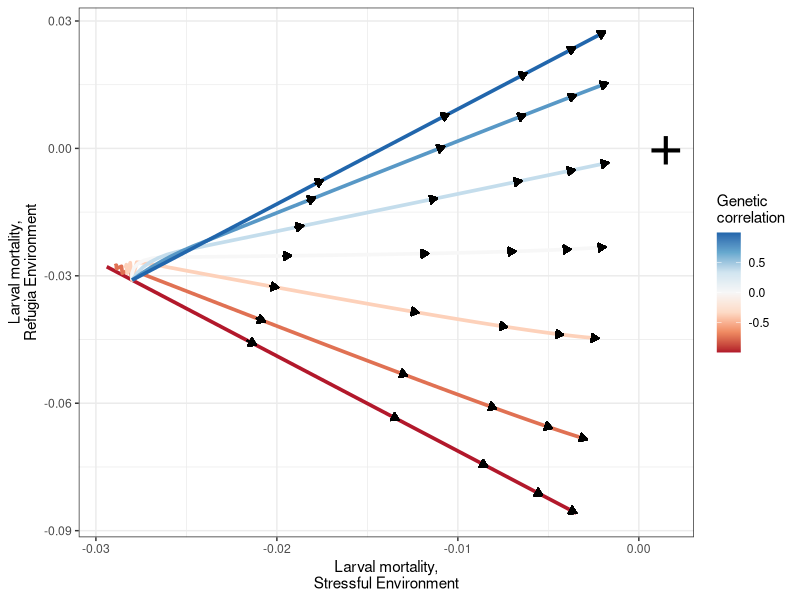

The R source for this figure:
library(MASS)
library(car)
library(sfsmisc)
library(ggplot2)
library(grid)

##choose parameter values
#env1 = hot/stress env; env2 = control/refugia env
gen=100  #total number of generations to run
gen2100=15  #number of generations completed by the year 2100
gen2050=6   #by 2050
theta = c(0.0015,0.0015) #optimum trait values
zbar1.start=-0.028 #mean trait value in stressful env.
zbar2.start=-0.031 #mean trait value in refugia env.
G11=0.001197 #additive genetic variance in stressful env.
G22=0.006 
P11=0.013 #phenotypic variance ...
P22=0.03
omega1=3*P11 #width of the fitness function
omega2=3*P22
r12=c(0.999, 0.75, 0.375, 0, -0.375, -0.75, -0.999)   #genetic correlation

##determine qs (proportion population inhabiting stressful environment) for first gen2100 generations
#rcp 2.6 (linear increase from 0.001 to 0.98 until 2050, then remain at 0.98 for remaining generations)
delta.q <- (0.98-0.001)/gen2050
curr.q <- 0.001
for (k in 1:gen2050) {
	new.q <- curr.q[k] + delta.q
	curr.q <- c(curr.q, new.q)
}
qs <- c(0.001,curr.q,rep(0.98,(gen-gen2050-2)))
j.2 <- seq(2, gen+1, 1)
qs.var <- cbind.data.frame(j.2,qs)

##calculate evolutionary trajectories
df.T <- NULL
for(i in 1:length(r12)){ ##this loop controls different values of genetic correlation, creating a trajectory for each
  
  ##create matrices from parameter values, except for G
  omega.P = matrix(c(omega1+P11, 0, 0, omega2+P22), 2)
  inverse = solve(omega.P)
  zbar.mat=matrix(c(zbar1.start, zbar2.start),1)
  start=zbar.mat[1,]
  zbar=zbar.mat[1,]
  G12 <- r12[i]*sqrt(G11*G22)
  G=matrix(c(G11,G12,G12,G22),2)
  prod = G %*% inverse
  P=NULL #clear P for each iteration; P stores each set of points for one trajectory sans the first row

  delta=c(0,0)
  for (j in 2:gen) {
  	  q1=qs.var$qs[j]
  	  q=matrix(c(q1,(1-q1)),2)
	  delta = prod %*% (q*(theta - zbar))
	  zbar=zbar+delta
	  P.1=cbind(j, r12[i],t(zbar))
    P=rbind(P,P.1)
  }
  T.1 <- cbind(1, r12[i],t(start)) #create rows to id gen and r
  T <- rbind(T.1,P)  #add start position to P
  T <- data.frame(T)
  df.T <- rbind(df.T, T) #df.T combines P for each 
}

## create plot
interval = seq(from=20, to=length(df.T$j), by=20)  ##arrowheads every how many generations? Total # of generations run needs to be divisible by this number!
p <- ggplot(df.T, aes(x=V3, y=V4, group=V2, color=V2)) + geom_line(size=1.25)+ theme_bw()+ scale_colour_gradientn(name="Genetic\ncorrelation", colours = c("#b2182b","#ef8a62","#fddbc7","#f7f7f7","#d1e5f0","#67a9cf","#2166ac")) + xlab("Larval mortality,\nStressful Environment")+ ylab("Larval mortality,\nRefugia Environment")  

for (i in 1:length(interval)) {
    p <- p + geom_segment(x= df.T[interval[i]-1,3], y=df.T[interval[i]-1,4], xend=df.T[interval[i],3], yend=df.T[interval[i],4], colour="black", arrow=arrow(type="closed", length=unit(0.2,"cm")))
}
p +  annotate("text", x = theta[1], y = theta[2], label = "+", size=15, color="black")

## return values of interest
#evolved phenotypic value in stressful is column V3; in refugia is V4
  #subset(df.T, df.T$j==gen2100+1)  ##output for all genetic correlation values
	evolved.zbar <- (subset(df.T, df.T$j==gen2100+1)$V3)[4]  ##evolved phenotypic val. in stressful environment when genetic correlation = 0
	distance.to.evolve <- theta[1]-zbar1.start
	percent.evolved <- (evolved.zbar - zbar1.start)/distance.to.evolve
	
	percent.evolved
